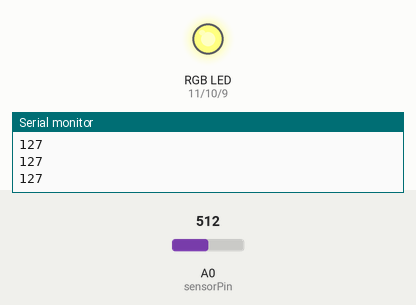
The sketch below on a simulated Arduino Uno, built with avr-gcc and run on an emulated ATmega328P. On the bench: an RGB LED mixed from three pins (HIGH = lit), the last lines printed to the serial monitor. The inputs (shaded band) are chosen by the test bench; at power-on: A0 (sensorPin) = 512.

Above: at 1.2 s.
1.3 s: A0 (sensorPin) set to 716
At 1.9 s:
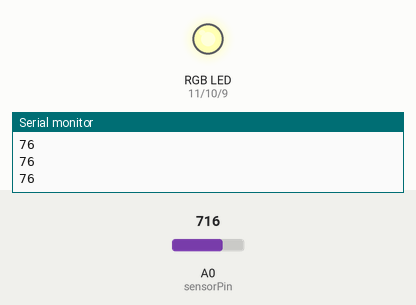
2.8 s: A0 (sensorPin) set to 900
At 3.4 s:
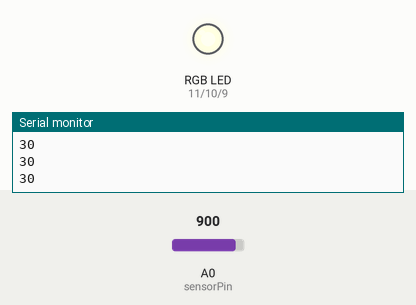
4.3 s: A0 (sensorPin) set to 122
At 4.9 s:
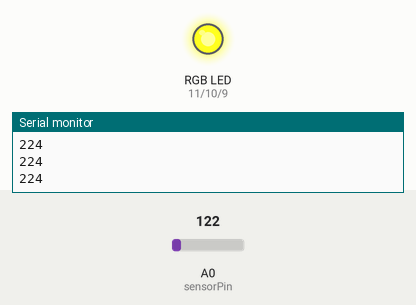
5.8 s: A0 (sensorPin) set to 0
At 6.4 s:
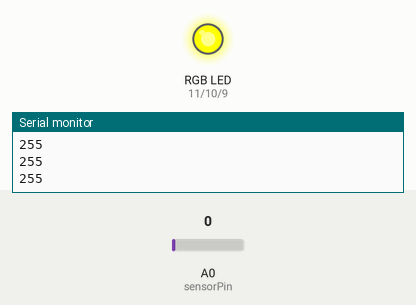
7.3 s: A0 (sensorPin) set to 511
At 8.5 s:
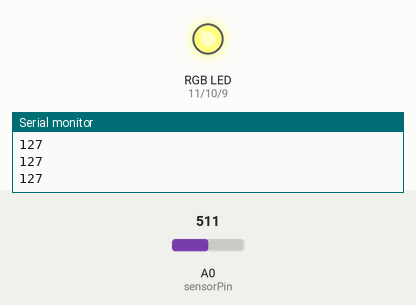
Timing chart, 0 to 9.8 s (numbered marks = the images above; inputs shaded):
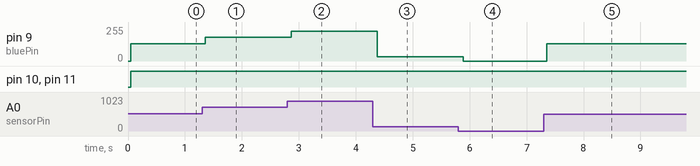

The sketch:

RGB2_advanced_rgb_led_ca.ino
```cpp
/*  Basic Common Anode (+) RGB LED
 *
 *  Advanced set up fo the RGBA Common Anode LED
 *  ~ on pin indicated a PWM or analoge pin
 *
 *  Using a variable Resistor to cahnge the analog value of brightness
 */

// Initialise the pins
int redPin=11;  //set red LED pin to 11
int greenPin=10; //set green LED pin to 10
int bluePin=9; //set blue LED pin to 9

// Initalise Variables
int sensorPin = A0;    // select the input pin for the potentiometer
int input = 0;        // variable for the value of the sensorPin

// set default brightness
int blueBrightness = 0; //Set Blue brightness to 0

int sensorValue = 0;         // the sensor value
int sensorMin = 1023;        // minimum sensor value
int sensorMax = 0;           // maximum sensor value

// SETUP
void setup() {
  // put your setup code here, to run once:

  Serial.begin(9600); //Turn on Serial port
  pinMode(redPin, OUTPUT); //Set redPin to be an output
  pinMode(greenPin, OUTPUT); //Set greenPin to be an output
  pinMode(bluePin, OUTPUT); //set bluePin to be an output

}

// LOOP
void loop() {

  input = analogRead(sensorPin); // resd the input
  blueBrightness = map(input, 1023, 0, 0, 255); // map the brightness to the input between 0 255

  Serial.println(blueBrightness);

  delay(50);

  analogWrite(redPin, 255 - 0); //turn off red pin
  analogWrite(greenPin, 255 - 0); //turn off green pin
  analogWrite(bluePin, 255 - blueBrightness); //write 100 (brightness) to blue pin
}
```

Measured:
- after the input at 1.3 s, pin 9 (bluePin): 128/255 → 179/255 after 0.06 s
- after the input at 2.8 s, pin 9 (bluePin): 179/255 → 225/255 after 0.07 s
- after the input at 4.3 s, pin 9 (bluePin): 225/255 → 31/255 after 0.08 s
- after the input at 5.8 s, pin 9 (bluePin): 31/255 → 0/255 after 0.09 s
- after the input at 7.3 s, pin 9 (bluePin): 0/255 → 128/255 after 0.05 s
